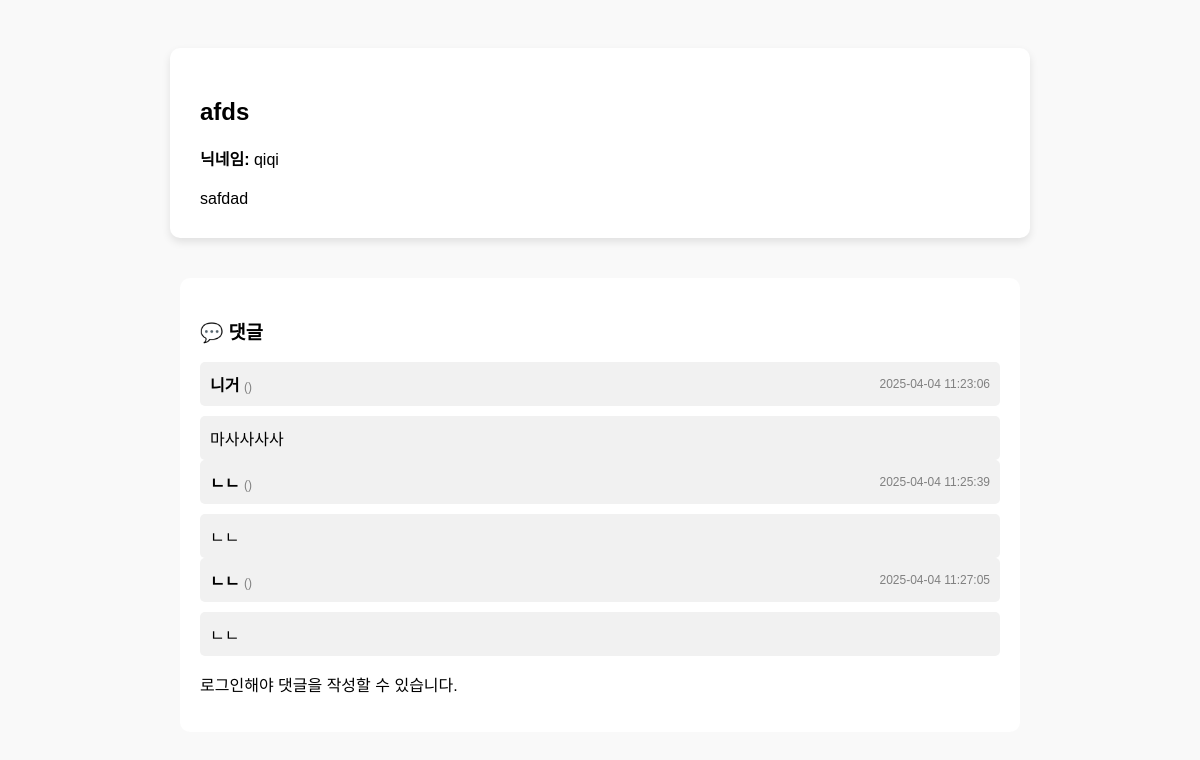
Page /post/3 on the earlier database version.
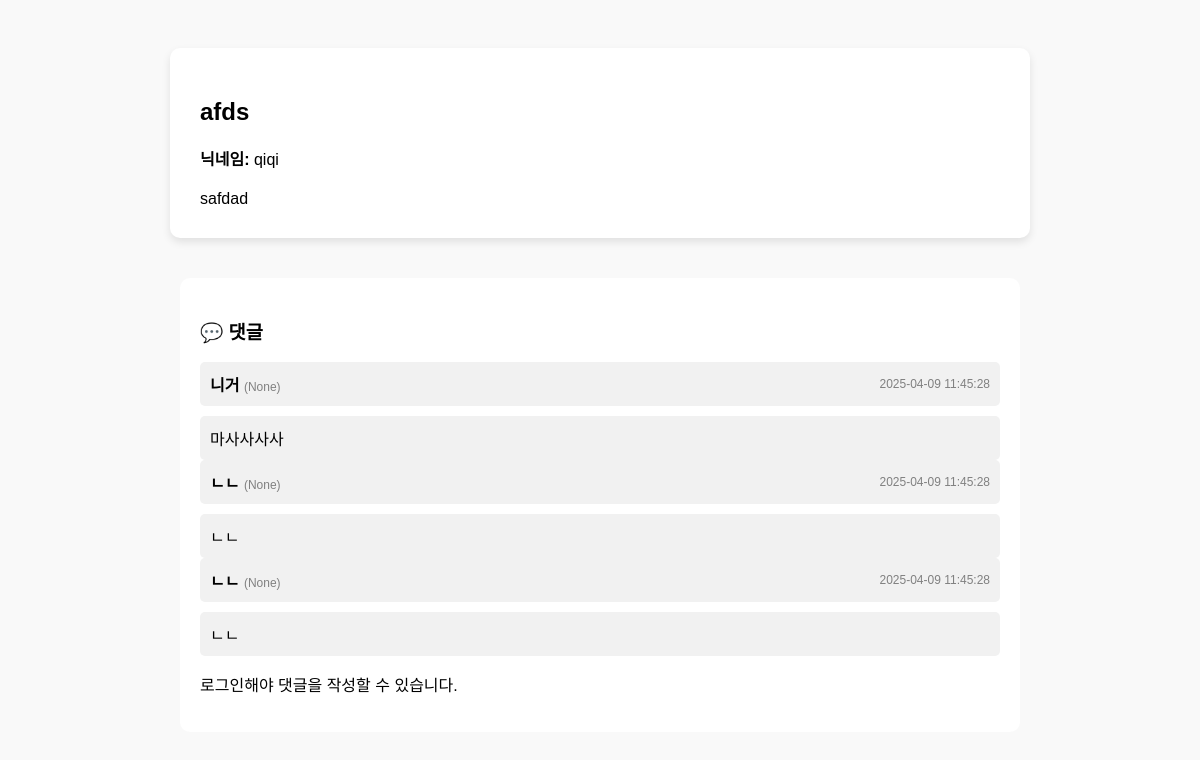
Same page on the later database version.
### tables this page shows
CREATE TABLE posts (
    id INTEGER PRIMARY KEY AUTOINCREMENT,
    title TEXT NOT NULL,
    content TEXT NOT NULL,
    nickname TEXT NOT NULL,
    created_at TIMESTAMP DEFAULT CURRENT_TIMESTAMP
);

CREATE TABLE "comments" (
    id INTEGER PRIMARY KEY AUTOINCREMENT,
    post_id INTEGER,
    nickname TEXT,
    content TEXT,
    email TEXT,
    created_at TEXT
);

### app.py (the view, shortened to what this page needs)
@app.route("/post/<int:post_id>", methods=["GET", "POST"])
def view_post(post_id):
    conn = get_db_connection()
    post = conn.execute("SELECT * FROM posts WHERE id = ?", (post_id,)).fetchone()
    comments = conn.execute("SELECT * FROM comments WHERE post_id = ?", (post_id,)).fetchall()
    conn.commit()
    conn.close()
    return render_template("post.html", post=post, comments=comments, email=session.get("email"))

### app.py (called while the page is built)
def get_db_connection():
    conn = sqlite3.connect("users.db")
    conn.row_factory = sqlite3.Row
    return conn

### templates/post.html (shortened to what this page needs)
<!DOCTYPE html>
<html lang="ko">
<head>
</head>
<body>
  <div class="post-container">
    <h2>{{ post.title }}</h2>
    <p><strong>닉네임:</strong> {{ post.nickname }}</p>
    <div class="post-content">{{ post.content | safe }}</div>
  </div>
  <div class="comment-box">
    <h3>💬 댓글</h3>
{% for comment in comments %}
    <div class="comment" style="display: flex; justify-content: space-between; align-items: center; margin-bottom: 10px;">
        <div>
            <strong>{{ comment.nickname }}</strong>
            <span style="font-size: 12px; color: gray;">({{ comment.email }})</span>
        </div>
        <span style="font-size: 12px; color: gray; white-space: nowrap;">{{ comment.created_at }}</span>
    </div>
    <div style="background-color: #f1f1f1; border-radius: 5px; padding: 10px;">
        {{ comment.content | safe }}
    </div>
{% endfor %}
    {% if email %}
    <form method="POST">
        <input type="text" name="nickname" placeholder="닉네임" required style="width:100%; margin-bottom:10px;">
        <button type="button" onclick="openDcconSelector()">🧸 일반콘</button>
        <textarea name="comment" id="comment-box" rows="3" style="width:100%;" placeholder="댓글을 입력하세요" required></textarea><br>
        <button type="submit">댓글 작성</button>
      </form>
      <div id="dccon-selector" style="display:none; margin-top:10px;"></div>
    {% else %}
      <p>로그인해야 댓글을 작성할 수 있습니다.</p>
    {% endif %}
  </div>
</body>
</html>

### templates/post.html (style rules this page uses)
body { font-family: sans-serif; padding: 40px; background-color: #f9f9f9; }
.post-container { max-width: 800px; margin: auto; background: white; padding: 30px; border-radius: 10px; box-shadow: 0 4px 8px rgba(0,0,0,0.1); }
.post-content { margin-top: 20px; }
.comment-box { max-width: 800px; margin: 40px auto; background: white; padding: 20px; border-radius: 10px; }
.comment { margin-bottom: 10px; padding: 10px; background-color: #f1f1f1; border-radius: 5px; }

Differences in the rows shown:
changed comments "니거": email (not shown) → "None"; created_at "2025-04-04 11:23:06" → "2025-04-09 11:45:28"
changed comments (number 2 of 3 on the later page): email (not shown) → "None"; created_at "2025-04-04 11:25:39" → "2025-04-09 11:45:28"
changed comments (number 3 of 3 on the later page): email (not shown) → "None"; created_at "2025-04-04 11:27:05" → "2025-04-09 11:45:28"
